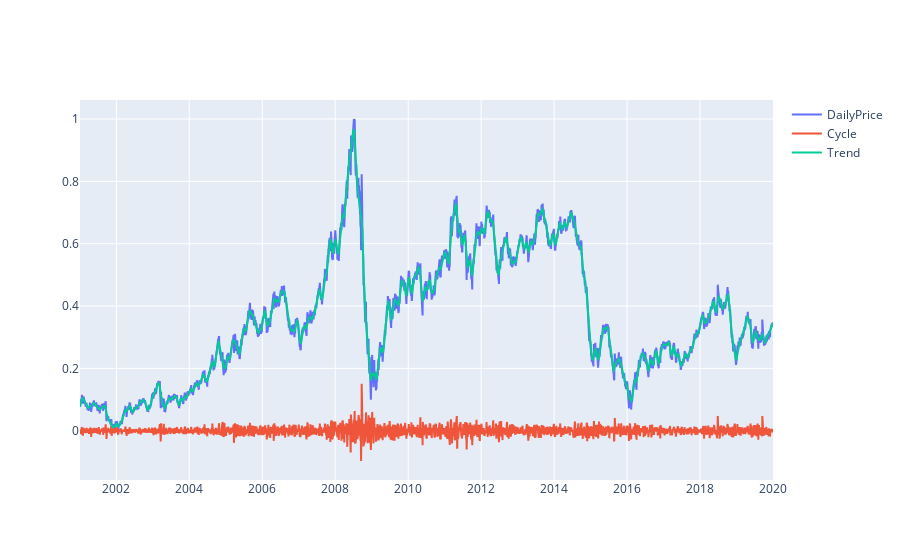

Source (notebook cell):
### Markdown cell above
Lets examien the trend and cycle components for the whole series. We will first use the holdrick prescott filter to isolate the trend and cyclical components of the time series.

### Code cell
price_cycle,price_trend = hpfilter(price.scaled,lamb=1600)

price.frame['cycles'] = price_cycle
price.frame['trend'] = price_trend

data = [go.Scatter(x=price.scaled.index,
            y=price.scaled, name = "DailyPrice"),
        go.Scatter(x=price.frame.index,
            y=price.frame['cycles'],name='Cycle'),
        go.Scatter(x=price.frame.index,
            y=price.frame['trend'],name = 'Trend')
            ]

fig = go.Figure(data)

fig.show()

### Figure 1 — Plotly figure (JSON) as saved in the notebook; plotly's stock layout.template omitted (floating-point values rounded to 4 significant figures; data arrays with more than 128 entries replaced by an {"elided": "..."} marker saying what was removed)
{"data": [{"name": "DailyPrice", "type": "scatter", "x": {"elided": "6939 str values"}, "y": {"elided": "6939 float values"}}, {"name": "Cycle", "type": "scatter", "x": {"elided": "6939 str values"}, "y": {"elided": "6939 float values"}}, {"name": "Trend", "type": "scatter", "x": {"elided": "6939 str values"}, "y": {"elided": "6939 float values"}}], "layout": {}}
